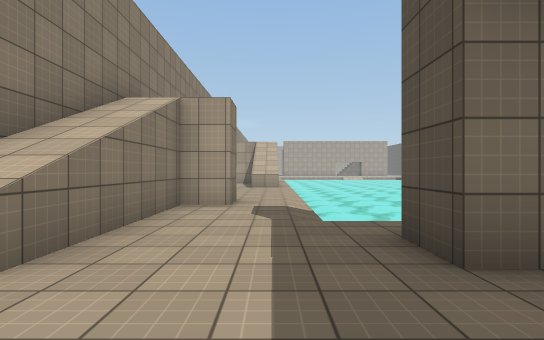
view 1 (above)

20 first-person views from a walk through a Unity game level. The camera is 1.3 m above the floor, looks level and sees 80° across. The floor is counted in squares, 2 m on a side. Each view is taken from the middle of a square. On the plan, view 1 faces up. The plan holds only what a view shows up to about 10 squares ahead; the rest is blank. The place goes on beyond the plan. Surface patterns are stand-ins for the level's own textures.

view 2
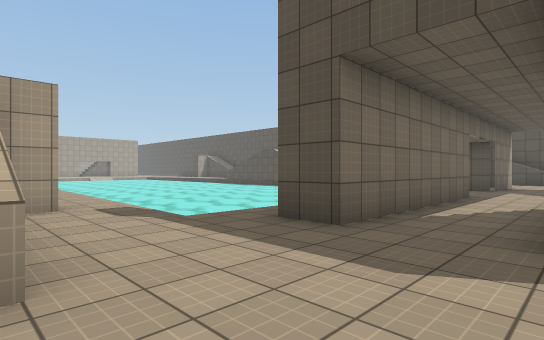

view 3
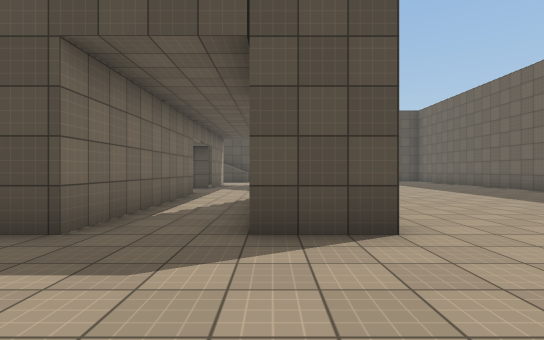

view 4
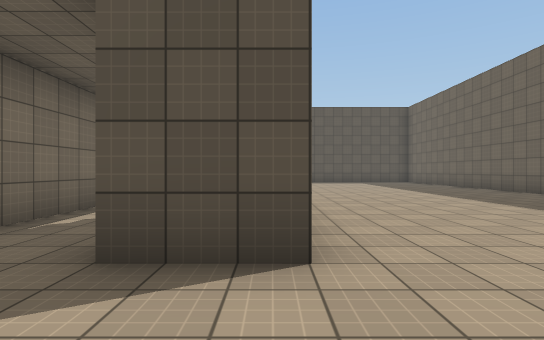

view 5
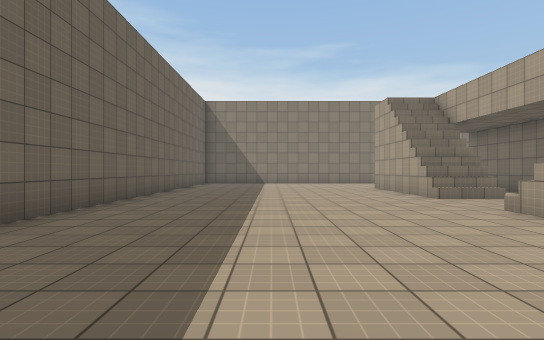

view 6
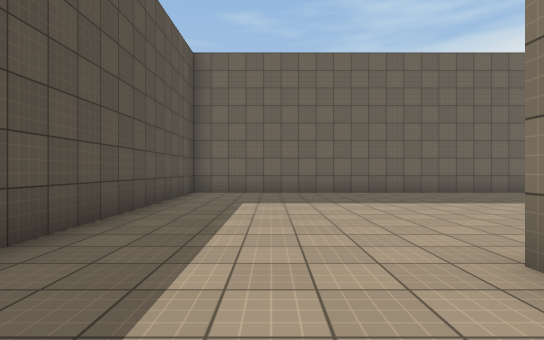

view 7
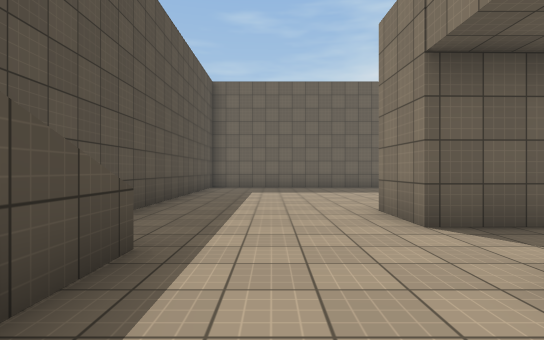

view 8
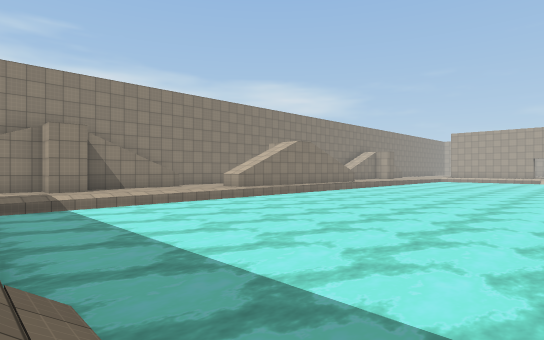

view 9
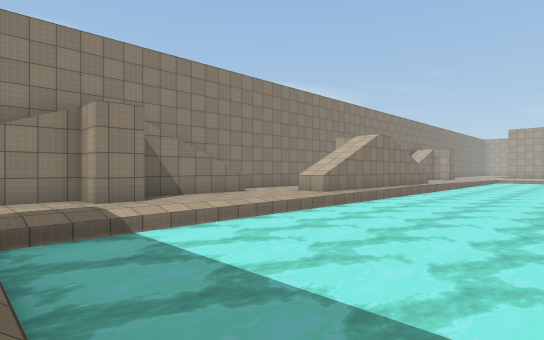

view 10
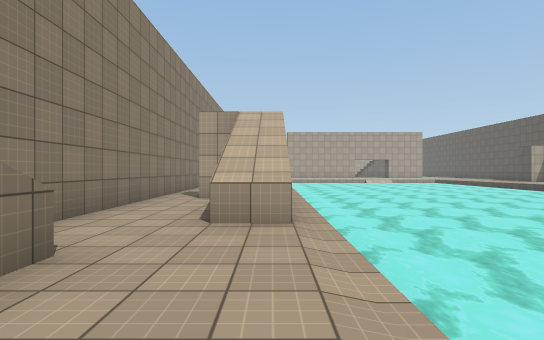

view 11
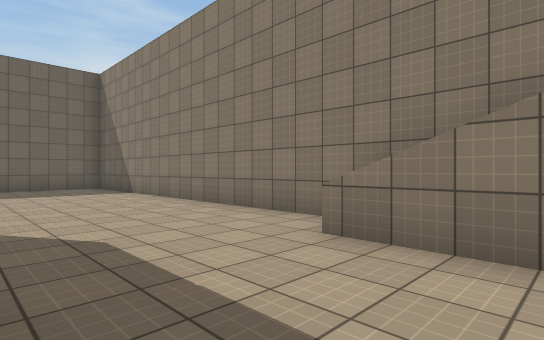

view 12
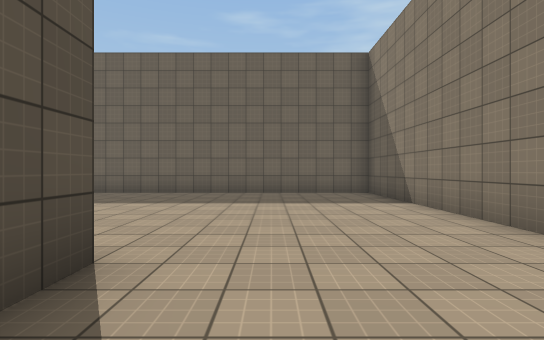

view 13
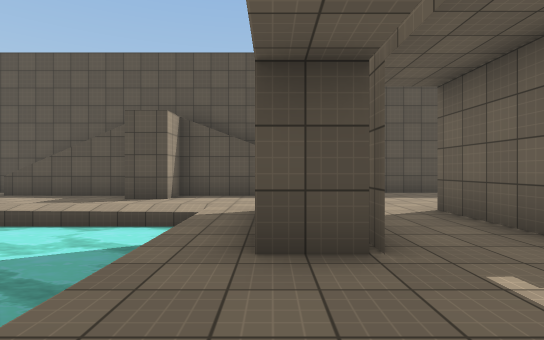

view 14
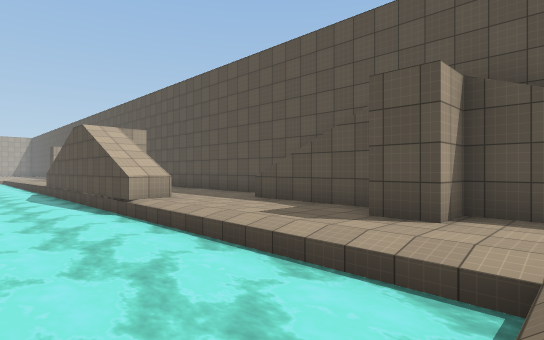

view 15
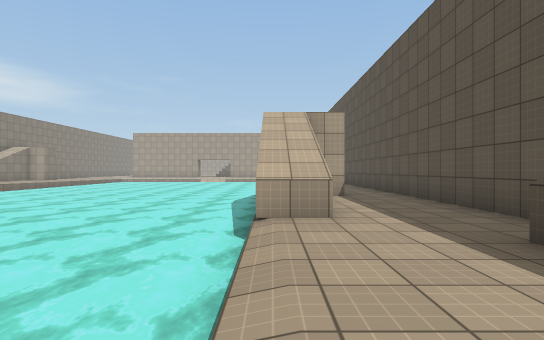

view 16
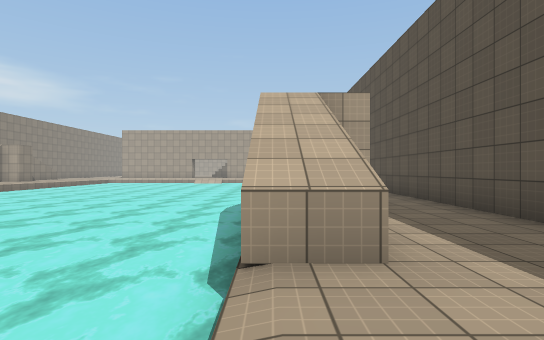

view 17
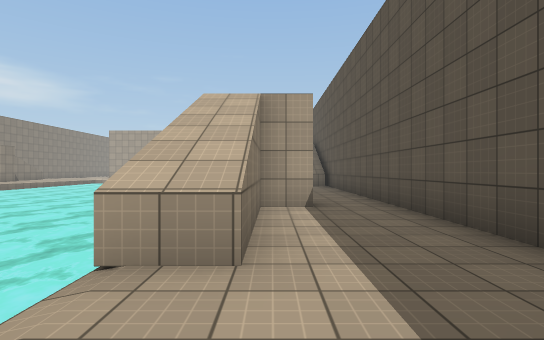

view 18
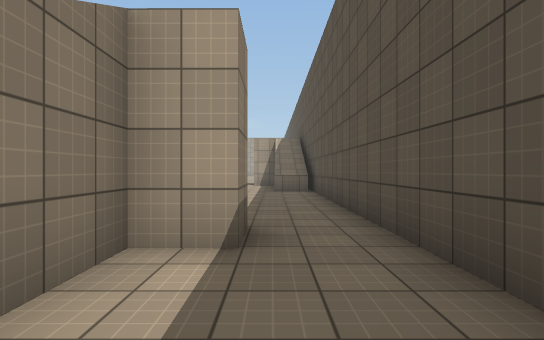

view 19
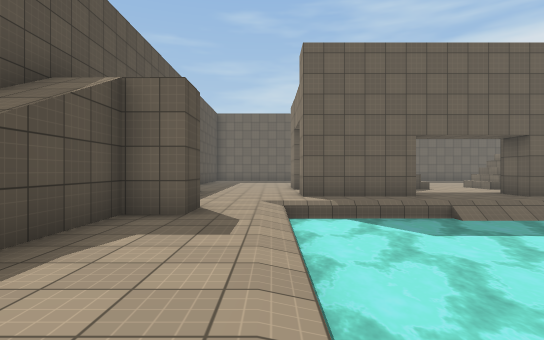

view 20
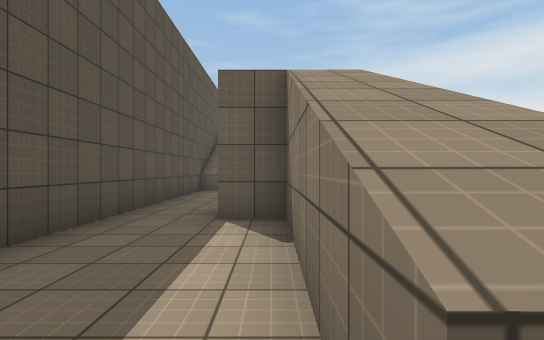

### Floor plan
Key: @ floor where view 1 was taken; # wall or solid block; . main floor; : floor 6 m higher than the main floor; / step, stairs or slope; = window, fence, low wall or low ledge; ≈ water the walk keeps out of; ^ raised ledge.
Columns run from 3 left of view 1 to 17 right of it. Each row starts with its distance up from view 1.
 21                  ...#
 20                  ...#
 19         ≈≈≈≈≈≈≈≈#...#
 18 #   ≈≈≈≈≈≈≈≈≈≈≈≈#...#
 17 #.  ≈≈≈≈≈≈≈≈≈≈≈≈#...#
 16 #.# ≈≈≈≈≈≈≈≈≈≈≈≈#...#
 15 #.. ≈≈≈≈≈≈≈≈≈≈≈≈##..#
 14 #.. ≈≈≈≈≈≈≈≈≈≈≈≈#...#
 13 #.. ≈≈≈≈≈≈≈≈≈≈≈≈#...#
 12 #..^≈≈≈≈≈≈≈≈≈≈≈≈#...#
 11 #...≈≈≈≈≈≈≈≈≈≈≈≈....#
 10  ^..≈≈≈≈≈≈≈≈≈≈≈≈/...#
  9  #..≈≈≈≈≈≈≈≈≈≈≈≈/..##
  8  #..≈≈≈≈≈≈≈≈≈≈≈≈/..#
  7  ##.≈≈≈≈≈≈≈≈≈≈≈≈/..#
  6  ##.≈≈≈≈≈≈≈≈≈≈≈≈/.##
  5  #..≈≈≈≈≈≈≈≈≈≈≈≈/..#
  4  #../////////////..#
  3  #...#####...###...#
  2 #^.................#
  1 #..................
  0 #..@/:=#//   #/:....#
 -1 #.../:////.//  /....#
 -2 #...................#
 -3 #...................#
 -4 #...................#
 -5 #...................#
 -6 #...................#
 -7 #...................#
 -8 #...................#
 -9 #####################

Positions as (right, up) in squares from view 1, and headings:
1: (0, 0), facing up
2: (-2, 0), facing up-right
3: (-2, 0), facing right
4: (-1, -1), facing right
5: (13, -5), facing left
6: (14, 1), facing down
7: (14, 4), facing down
8: (10, 4), facing up-left
9: (6, 4), facing up-left
10: (0, 8), facing up
11: (1, 4), facing down-left
12: (0, 1), facing down
13: (7, 3), facing right
14: (10, 4), facing up-right
15: (13, 7), facing up
16: (13, 9), facing up
17: (14, 9), facing up
18: (15, 12), facing up
19: (13, 11), facing down
20: (14, 20), facing down
